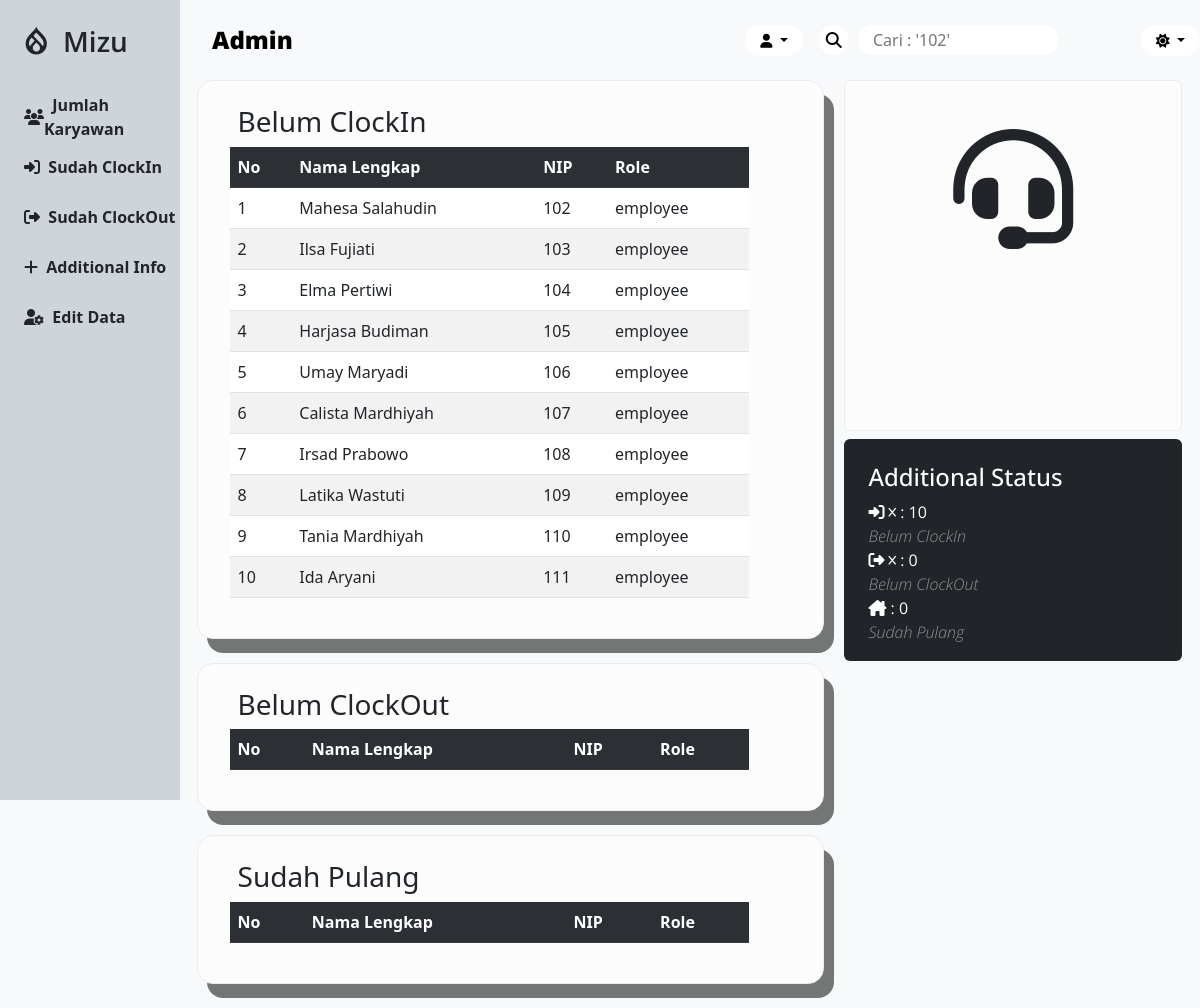
Screenshot of /dashboard/additional-info.php with the database file from the repository.
### tables this page shows
CREATE TABLE `absensi` (
  `id` int(11) NOT NULL,
  `user_id` int(8) NOT NULL,
  `tgl` varchar(255) DEFAULT NULL,
  `jam_masuk` varchar(255) DEFAULT NULL,
  `jam_keluar` varchar(255) DEFAULT NULL
);

CREATE TABLE `users` (
  `id` int(11) NOT NULL,
  `user_id` int(8) NOT NULL,
  `password` varchar(255) NOT NULL,
  `nama_lengkap` varchar(255) NOT NULL,
  `role` varchar(255) NOT NULL
);

### dashboard/additional-info.php (the view, shortened to what this page needs)
<?php
$tgl = date("Y-m-d");
include("../connection.php");
$sql = "SELECT * FROM users WHERE role = 'employee'";
$result = $db->query($sql);
$jumlah_karyawan = mysqli_num_rows($result);
$sql = "SELECT jam_masuk FROM absensi WHERE tgl = '$tgl'";
$result = $db->query($sql);
$jumlah_data_clockin = mysqli_num_rows($result);
$emp_not_clockin = $jumlah_karyawan - $jumlah_data_clockin;
$sql = "SELECT * FROM users JOIN absensi ON users.user_id = absensi.user_id WHERE absensi.jam_masuk IS NOT NULL AND absensi.tgl = '$tgl' AND absensi.jam_keluar IS NULL ";
$result_belum_clockout = $db->query($sql);
$emp_not_clockout = mysqli_num_rows($result_belum_clockout);
$sql = "SELECT * FROM users JOIN absensi ON users.user_id = absensi.user_id WHERE absensi.jam_masuk IS NOT NULL AND absensi.jam_keluar IS NOT NULL AND absensi.tgl = '$tgl'";
$result_is_home = $db->query($sql);
$emp_home = mysqli_num_rows($result_is_home);
?>
<!DOCTYPE html>
<html lang="en" data-bs-theme="dark">
<head>
    <link rel="stylesheet" href="dashboard-style.css">
    <link href="https://cdn.jsdelivr.net/npm/bootstrap@5.3.0-alpha1/dist/css/bootstrap.min.css" rel="stylesheet">
</head>
<body style="background-color:var(--bs-tertiary-bg)">
    <div class="container-admin">
        <div class="side-navbar" style="background-color: var(--bs-dark-bg-subtle);">
            <nav>
                <ul>
                    <li class="mb-4 d-flex "><a href="./index-admin.php" class="brand"><i class="fa-brands fa-drupal"></i>&nbsp; Mizu</a></li>
                    <li class="nav-item"><a href="./jumlah-karyawan.php" class="fw-semibold"><i class="fa-solid fa-users"></i>&nbsp;&nbsp;Jumlah Karyawan</a></li>
                    <li class="nav-item"><a href="./sudah-clockin.php" class="fw-semibold"><i class="fa-solid fa-right-to-bracket"></i>&nbsp;&nbsp;Sudah ClockIn</a></li>
                    <li class="nav-item"><a href="./sudah-clockout.php" class="fw-semibold"><i class="fa-solid fa-right-from-bracket"></i>&nbsp;&nbsp;Sudah ClockOut</a></li>
                    <li class="nav-item"><a href="#" class="fw-semibold"><i class="fa-solid fa-plus"></i>&nbsp;&nbsp;Additional Info</a></li>
                    <li class="nav-item"><a href="./edit-data.php" class="fw-semibold"><i class="fa-solid fa-user-gear"></i>&nbsp;&nbsp;Edit Data</a></li>
                </ul>
            </nav>
        </div>
        <div class="wrapper-admin" style="background-color:var(--bs-tertiary-bg)">
            <div class="navbar-admin">
                <nav>
                    <ul>
                        <li class="h-100 align-items-center">
                            <a href="./index-admin.php" class="title-admin" style="color:var(--bs-emphasis-color)">Admin</a>
                        </li>
                    </ul>
                    <div class="dropdown">
                        <button class="user-btn btn btn-sm dropdown-toggle" style="color: var(--bs-emphasis-color);
    background-color:var(--bs-body-bg) ;" type="button" data-bs-toggle="dropdown" aria-expanded="false">
                            <i class="fa-solid fa-user"></i>
                        </button>
                    </div>
                    <form class="ms-3" action="search.php" method="POST">
                        <div class="input-navbar-admin">
                            <button name="search" style="color:var(--bs-emphasis-color); background-color:var(--bs-body-bg)" type="submit"><i class="fa-solid fa-magnifying-glass"></i></button>
                            <input name="search_input" type="text" placeholder="Cari : '102'" style="color:var(--bs-emphasis-color); background-color:var(--bs-body-bg)">
                        </div>
                    </form>
                    <div class="dropdown">
                        <button class="user-btn btn btn-sm dropdown-toggle" style="color: var(--bs-emphasis-color);
    background-color:var(--bs-body-bg) ;" type="button" data-bs-toggle="dropdown" aria-expanded="false">
                            <i class="fa-solid fa-sun theme-icon-active" data-theme-icon-active="fa-sun"></i>
                        </button>
                    </div>
                </nav>
            </div>
            <div class="item-admin d-flex ">
                <div class="item-admin-start gap-4 d-flex flex-column justify-content-center align-items-center pb-4" style="width: 65%; height:auto">
                    <div class="additional-item rounded-4 p-4 " style="width:95%; box-shadow: 10px 14px 0px 0px rgba(0,0,0,0.53);
-webkit-box-shadow: 10px 14px 0px 0px rgba(0,0,0,0.53);
-moz-box-shadow: 10px 14px 0px 0px rgba(0,0,0,0.53);background-color:var(--bs-light-bg-subtle);color:var(--bs-light-text);border:1px solid var(--bs-light-border-subtle);">
                        <h3 class="ms-3">Belum ClockIn</h3>
                        <table class="table table-striped ms-2 me-2 mt-2" style="width:90%">
                            <tr class="tr-header table-dark">
                                <th>No</th>
                                <th>Nama Lengkap</th>
                                <th>NIP</th>
                                <th>Role</th>
                            </tr>
                            <?php
                            include("../connection.php");
                            $sql = "SELECT * FROM users JOIN absensi ON users.user_id = absensi.user_id WHERE tgl != '$tgl' GROUP BY nama_lengkap ORDER BY users.user_id";
                            $result = $db->query($sql);
                            $no = 1;
                            while ($data = $result->fetch_assoc()) {
                                echo "<tr>";
                                echo "<td>" . $no++ . "</td>";
                                echo "<td>" . $data["nama_lengkap"] . "</td>";
                                echo "<td>" . $data["user_id"] . "</td>";
                                echo "<td>" . $data["role"] . "</td>";
                                echo "</tr>";
                            }
                            ?>
                        </table>
                    </div>
                    <div class="additional-item rounded-4 p-4" style="width:95%; box-shadow: 10px 14px 0px 0px rgba(0,0,0,0.53);
-webkit-box-shadow: 10px 14px 0px 0px rgba(0,0,0,0.53);
-moz-box-shadow: 10px 14px 0px 0px rgba(0,0,0,0.53); background-color:var(--bs-light-bg-subtle);color:var(--bs-light-text);border:1px solid var(--bs-light-border-subtle);">
                        <h3 class="ms-3">Belum ClockOut</h3>
                        <table class="table table-striped ms-2 me-2 mt-2" style="width:90%">
                            <tr class="tr-header table-dark">
                                <th>No</th>
                                <th>Nama Lengkap</th>
                                <th>NIP</th>
                                <th>Role</th>
                            </tr>
                        </table>
                    </div>
                    <div class="additional-item rounded-4 p-4 " style="width:95%; box-shadow: 10px 14px 0px 0px rgba(0,0,0,0.53);
        -webkit-box-shadow: 10px 14px 0px 0px rgba(0,0,0,0.53);
        -moz-box-shadow: 10px 14px 0px 0px rgba(0,0,0,0.53); background-color:var(--bs-light-bg-subtle);color:var(--bs-light-text);border:1px solid var(--bs-light-border-subtle);">
                        <h3 class="ms-3">Sudah Pulang</h3>
                        <table class="table table-striped ms-2 me-2 mt-2" style="width:90%">
                            <tr class="tr-header table-dark">
                                <th>No</th>
                                <th>Nama Lengkap</th>
                                <th>NIP</th>
                                <th>Role</th>
                            </tr>
                        </table>
                    </div>
                </div>
                <div class="item-admin-end d-flex flex-column ms-1" style="width: 35%;  font-family: 'Open Sans', sans-serif;">
                    <div class="admin-profile p-5 d-flex flex-column align-items-center  rounded-2" style="width:95%; height:351px;color: var(--bs-light-text);background-color:var(--bs-light-bg-subtle);border:1px solid var(--bs-light-border-subtle)">
                        <div class="icon">
                            <h1><i class="fa-solid fa-headset fa-3x"></i></h1>
                        </div>
                    </div>
                    <div class="admin-status d-flex flex-column justify-content-evenly p-4 mt-2 rounded-2" style="width:95%; height:222.3px;background-color:var(--bs-body-color); color: var(--bs-body-bg); ">
                        <h4 style="color: var(--bs-body-bg);">Additional Status</h4>
                        <div class="sisa-clockin d-flex flex-column">
                            <div class="">
                                <i class="fa-solid fa-right-to-bracket"></i>&nbsp;<i class="fa-solid fa-x fa-2xs"></i>&nbsp;:&nbsp;<?= $emp_not_clockin ?>
                            </div>
                            <i class="fw-lighter opacity-50" style="color: var(--bs-body-bg);">Belum ClockIn</i>
                        </div>
                        <div class="sisa-clockout d-flex flex-column">
                            <div class="">
                                <i class="fa-solid fa-right-from-bracket"></i>&nbsp;<i class="fa-solid fa-x fa-2xs"></i>&nbsp;:&nbsp;<?= $emp_not_clockout ?>
                            </div>
                            <i class="fw-lighter opacity-50 fs-6" style="color: var(--bs-body-bg);">Belum ClockOut</i>
                        </div>
                        <div class="sudah-pulang d-flex flex-column">
                            <div class="">
                                <i class="fa-solid fa-house-chimney"></i>&nbsp;:&nbsp;<?= $emp_home ?>
                            </div>
                            <i class="fw-lighter opacity-50 fs-6" style="color: var(--bs-body-bg);">Sudah Pulang</i>
                        </div>
                    </div>
                </div>
            </div>
        </div>
    </div>
</body>
</html>

### dashboard/dashboard-style.css (style rules this page uses)
*, html, body { padding: 0; margin: 0; box-sizing: border-box; }
.container-admin { min-width: 100%; height: auto; display: flex; }
.side-navbar { position: fixed; height: 100vh; width: 15%; }
.side-navbar nav { margin-top: 18px; }
.side-navbar ul { padding-left: 1.5rem; }
.side-navbar ul li { list-style-type: none; height: 50px; display: flex; align-items: center; }
.brand { font-family: "Open sans", sans-serif; font-size: 28px; font-weight: 600; margin-bottom: 5px; }
.side-navbar ul li a { display: flex; align-items: center; width: 100%; height: 100%; cursor: pointer; text-decoration: none; color: var(--bs-dark-text); transition: all .2s ease-in; }
.wrapper-admin { margin-left: 15%; width: 85%; height: 100vh; }
.navbar-admin { width: 100%; height: 80px; display: flex; align-items: center; }
.navbar-admin nav { width: 100%; display: flex; align-items: center; }
.navbar-admin nav ul { list-style-type: none; text-decoration: none; width: 59%; margin-bottom: 0; }
.navbar-admin nav ul li a { text-decoration: none; color: black; font-size: 24px; font-family: "Open Sans", "sans-serif"; }
.title-admin { font-weight: 800; }
.user-btn { border: none !important; padding: 5px 15px !important; border-radius: 30px !important ; font-weight: 600 !important; }
.input-navbar-admin { width: 322px; }
.input-navbar-admin button { height:30px; width:30px; border-radius:30px; border: none; }
.input-navbar-admin input { border: none; margin-left:5px ; padding: 0 15px; border-radius: 30px; height: 30px; width: 200px; transition: all .2s ease-in-out; }

### rows the page displays
absensi: users.nama_lengkap "Mahesa Salahudin", user "102", users.role "employee"
absensi: users.nama_lengkap "Ilsa Fujiati", user "103", users.role "employee"
absensi: users.nama_lengkap "Elma Pertiwi", user "104", users.role "employee"
absensi: users.nama_lengkap "Harjasa Budiman", user "105", users.role "employee"
absensi: users.nama_lengkap "Umay Maryadi", user "106", users.role "employee"
absensi: users.nama_lengkap "Calista Mardhiyah", user "107", users.role "employee"
absensi: users.nama_lengkap "Irsad Prabowo", user "108", users.role "employee"
absensi: users.nama_lengkap "Latika Wastuti", user "109", users.role "employee"
absensi: users.nama_lengkap "Tania Mardhiyah", user "110", users.role "employee"
absensi: users.nama_lengkap "Ida Aryani", user "111", users.role "employee"

### other values shown
$emp_not_clockin "10"
$emp_not_clockout "0"
$emp_home "0"
